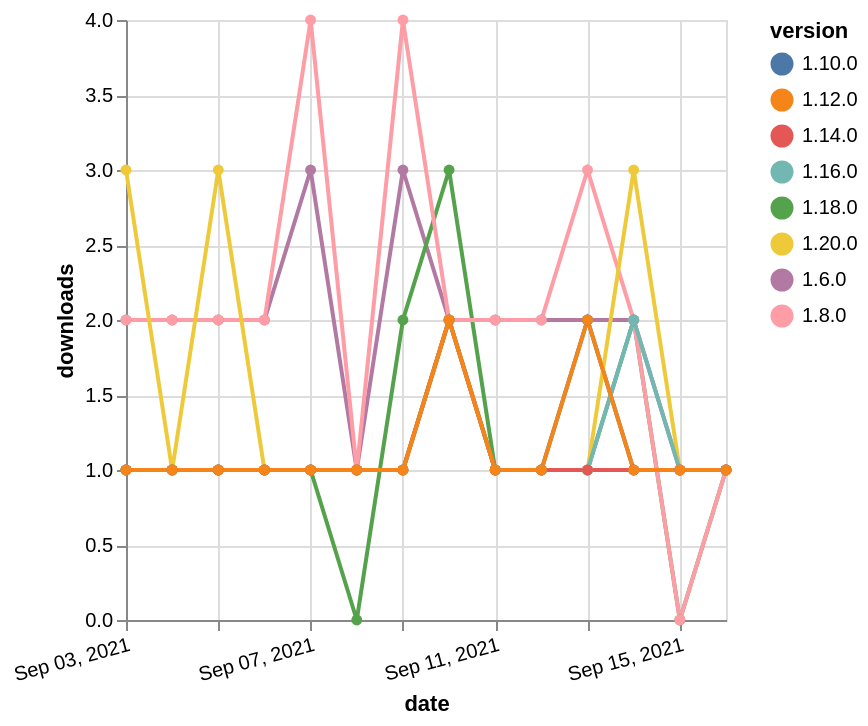

Describe this chart as a Vega-Lite specification.
### Vega-Lite specification from a JSON file in a GitHub repository (floating-point values rounded to 4 significant figures)
{"$schema": "https://vega.github.io/schema/vega-lite/v5.json", "description": "A simple bar chart with embedded data.", "data": {"values": [{"date": "2021-09-03", "total": 2397, "delta": 2, "version": "1.6.0"}, {"date": "2021-09-04", "total": 2399, "delta": 2, "version": "1.6.0"}, {"date": "2021-09-05", "total": 2401, "delta": 2, "version": "1.6.0"}, {"date": "2021-09-06", "total": 2403, "delta": 2, "version": "1.6.0"}, {"date": "2021-09-07", "total": 2406, "delta": 3, "version": "1.6.0"}, {"date": "2021-09-08", "total": 2407, "delta": 1, "version": "1.6.0"}, {"date": "2021-09-09", "total": 2410, "delta": 3, "version": "1.6.0"}, {"date": "2021-09-10", "total": 2412, "delta": 2, "version": "1.6.0"}, {"date": "2021-09-11", "total": 2414, "delta": 2, "version": "1.6.0"}, {"date": "2021-09-12", "total": 2416, "delta": 2, "version": "1.6.0"}, {"date": "2021-09-13", "total": 2418, "delta": 2, "version": "1.6.0"}, {"date": "2021-09-14", "total": 2420, "delta": 2, "version": "1.6.0"}, {"date": "2021-09-15", "total": 2421, "delta": 1, "version": "1.6.0"}, {"date": "2021-09-16", "total": 2422, "delta": 1, "version": "1.6.0"}, {"date": "2021-09-03", "total": 215, "delta": 1, "version": "1.18.0"}, {"date": "2021-09-04", "total": 216, "delta": 1, "version": "1.18.0"}, {"date": "2021-09-05", "total": 217, "delta": 1, "version": "1.18.0"}, {"date": "2021-09-06", "total": 218, "delta": 1, "version": "1.18.0"}, {"date": "2021-09-07", "total": 219, "delta": 1, "version": "1.18.0"}, {"date": "2021-09-08", "total": 219, "delta": 0, "version": "1.18.0"}, {"date": "2021-09-09", "total": 221, "delta": 2, "version": "1.18.0"}, {"date": "2021-09-10", "total": 224, "delta": 3, "version": "1.18.0"}, {"date": "2021-09-11", "total": 225, "delta": 1, "version": "1.18.0"}, {"date": "2021-09-12", "total": 226, "delta": 1, "version": "1.18.0"}, {"date": "2021-09-13", "total": 227, "delta": 1, "version": "1.18.0"}, {"date": "2021-09-14", "total": 229, "delta": 2, "version": "1.18.0"}, {"date": "2021-09-15", "total": 229, "delta": 0, "version": "1.18.0"}, {"date": "2021-09-16", "total": 230, "delta": 1, "version": "1.18.0"}, {"date": "2021-09-03", "total": 2574, "delta": 2, "version": "1.8.0"}, {"date": "2021-09-04", "total": 2576, "delta": 2, "version": "1.8.0"}, {"date": "2021-09-05", "total": 2578, "delta": 2, "version": "1.8.0"}, {"date": "2021-09-06", "total": 2580, "delta": 2, "version": "1.8.0"}, {"date": "2021-09-07", "total": 2584, "delta": 4, "version": "1.8.0"}, {"date": "2021-09-08", "total": 2585, "delta": 1, "version": "1.8.0"}, {"date": "2021-09-09", "total": 2589, "delta": 4, "version": "1.8.0"}, {"date": "2021-09-10", "total": 2591, "delta": 2, "version": "1.8.0"}, {"date": "2021-09-11", "total": 2593, "delta": 2, "version": "1.8.0"}, {"date": "2021-09-12", "total": 2595, "delta": 2, "version": "1.8.0"}, {"date": "2021-09-13", "total": 2598, "delta": 3, "version": "1.8.0"}, {"date": "2021-09-14", "total": 2600, "delta": 2, "version": "1.8.0"}, {"date": "2021-09-15", "total": 2600, "delta": 0, "version": "1.8.0"}, {"date": "2021-09-16", "total": 2601, "delta": 1, "version": "1.8.0"}, {"date": "2021-09-03", "total": 266, "delta": 1, "version": "1.10.0"}, {"date": "2021-09-04", "total": 267, "delta": 1, "version": "1.10.0"}, {"date": "2021-09-05", "total": 268, "delta": 1, "version": "1.10.0"}, {"date": "2021-09-06", "total": 269, "delta": 1, "version": "1.10.0"}, {"date": "2021-09-07", "total": 270, "delta": 1, "version": "1.10.0"}, {"date": "2021-09-08", "total": 271, "delta": 1, "version": "1.10.0"}, {"date": "2021-09-09", "total": 272, "delta": 1, "version": "1.10.0"}, {"date": "2021-09-10", "total": 274, "delta": 2, "version": "1.10.0"}, {"date": "2021-09-11", "total": 275, "delta": 1, "version": "1.10.0"}, {"date": "2021-09-12", "total": 276, "delta": 1, "version": "1.10.0"}, {"date": "2021-09-13", "total": 278, "delta": 2, "version": "1.10.0"}, {"date": "2021-09-14", "total": 279, "delta": 1, "version": "1.10.0"}, {"date": "2021-09-15", "total": 280, "delta": 1, "version": "1.10.0"}, {"date": "2021-09-16", "total": 281, "delta": 1, "version": "1.10.0"}, {"date": "2021-09-03", "total": 131, "delta": 3, "version": "1.20.0"}, {"date": "2021-09-04", "total": 132, "delta": 1, "version": "1.20.0"}, {"date": "2021-09-05", "total": 135, "delta": 3, "version": "1.20.0"}, {"date": "2021-09-06", "total": 136, "delta": 1, "version": "1.20.0"}, {"date": "2021-09-07", "total": 137, "delta": 1, "version": "1.20.0"}, {"date": "2021-09-08", "total": 138, "delta": 1, "version": "1.20.0"}, {"date": "2021-09-09", "total": 139, "delta": 1, "version": "1.20.0"}, {"date": "2021-09-10", "total": 141, "delta": 2, "version": "1.20.0"}, {"date": "2021-09-11", "total": 142, "delta": 1, "version": "1.20.0"}, {"date": "2021-09-12", "total": 143, "delta": 1, "version": "1.20.0"}, {"date": "2021-09-13", "total": 144, "delta": 1, "version": "1.20.0"}, {"date": "2021-09-14", "total": 147, "delta": 3, "version": "1.20.0"}, {"date": "2021-09-15", "total": 148, "delta": 1, "version": "1.20.0"}, {"date": "2021-09-16", "total": 149, "delta": 1, "version": "1.20.0"}, {"date": "2021-09-03", "total": 177, "delta": 1, "version": "1.16.0"}, {"date": "2021-09-04", "total": 178, "delta": 1, "version": "1.16.0"}, {"date": "2021-09-05", "total": 179, "delta": 1, "version": "1.16.0"}, {"date": "2021-09-06", "total": 180, "delta": 1, "version": "1.16.0"}, {"date": "2021-09-07", "total": 181, "delta": 1, "version": "1.16.0"}, {"date": "2021-09-08", "total": 182, "delta": 1, "version": "1.16.0"}, {"date": "2021-09-09", "total": 183, "delta": 1, "version": "1.16.0"}, {"date": "2021-09-10", "total": 185, "delta": 2, "version": "1.16.0"}, {"date": "2021-09-11", "total": 186, "delta": 1, "version": "1.16.0"}, {"date": "2021-09-12", "total": 187, "delta": 1, "version": "1.16.0"}, {"date": "2021-09-13", "total": 188, "delta": 1, "version": "1.16.0"}, {"date": "2021-09-14", "total": 190, "delta": 2, "version": "1.16.0"}, {"date": "2021-09-15", "total": 191, "delta": 1, "version": "1.16.0"}, {"date": "2021-09-16", "total": 192, "delta": 1, "version": "1.16.0"}, {"date": "2021-09-03", "total": 210, "delta": 1, "version": "1.14.0"}, {"date": "2021-09-04", "total": 211, "delta": 1, "version": "1.14.0"}, {"date": "2021-09-05", "total": 212, "delta": 1, "version": "1.14.0"}, {"date": "2021-09-06", "total": 213, "delta": 1, "version": "1.14.0"}, {"date": "2021-09-07", "total": 214, "delta": 1, "version": "1.14.0"}, {"date": "2021-09-08", "total": 215, "delta": 1, "version": "1.14.0"}, {"date": "2021-09-09", "total": 216, "delta": 1, "version": "1.14.0"}, {"date": "2021-09-10", "total": 218, "delta": 2, "version": "1.14.0"}, {"date": "2021-09-11", "total": 219, "delta": 1, "version": "1.14.0"}, {"date": "2021-09-12", "total": 220, "delta": 1, "version": "1.14.0"}, {"date": "2021-09-13", "total": 221, "delta": 1, "version": "1.14.0"}, {"date": "2021-09-14", "total": 222, "delta": 1, "version": "1.14.0"}, {"date": "2021-09-15", "total": 223, "delta": 1, "version": "1.14.0"}, {"date": "2021-09-16", "total": 224, "delta": 1, "version": "1.14.0"}, {"date": "2021-09-03", "total": 211, "delta": 1, "version": "1.12.0"}, {"date": "2021-09-04", "total": 212, "delta": 1, "version": "1.12.0"}, {"date": "2021-09-05", "total": 213, "delta": 1, "version": "1.12.0"}, {"date": "2021-09-06", "total": 214, "delta": 1, "version": "1.12.0"}, {"date": "2021-09-07", "total": 215, "delta": 1, "version": "1.12.0"}, {"date": "2021-09-08", "total": 216, "delta": 1, "version": "1.12.0"}, {"date": "2021-09-09", "total": 217, "delta": 1, "version": "1.12.0"}, {"date": "2021-09-10", "total": 219, "delta": 2, "version": "1.12.0"}, {"date": "2021-09-11", "total": 220, "delta": 1, "version": "1.12.0"}, {"date": "2021-09-12", "total": 221, "delta": 1, "version": "1.12.0"}, {"date": "2021-09-13", "total": 223, "delta": 2, "version": "1.12.0"}, {"date": "2021-09-14", "total": 224, "delta": 1, "version": "1.12.0"}, {"date": "2021-09-15", "total": 225, "delta": 1, "version": "1.12.0"}, {"date": "2021-09-16", "total": 226, "delta": 1, "version": "1.12.0"}]}, "width": "container", "mark": {"type": "line", "point": {"filled": true}}, "encoding": {"x": {"field": "date", "type": "temporal", "timeUnit": "yearmonthdate", "title": "date", "axis": {"labelAngle": -15}}, "y": {"field": "delta", "type": "quantitative", "title": "downloads"}, "color": {"field": "version", "type": "nominal"}, "tooltip": {"field": "delta"}}}
